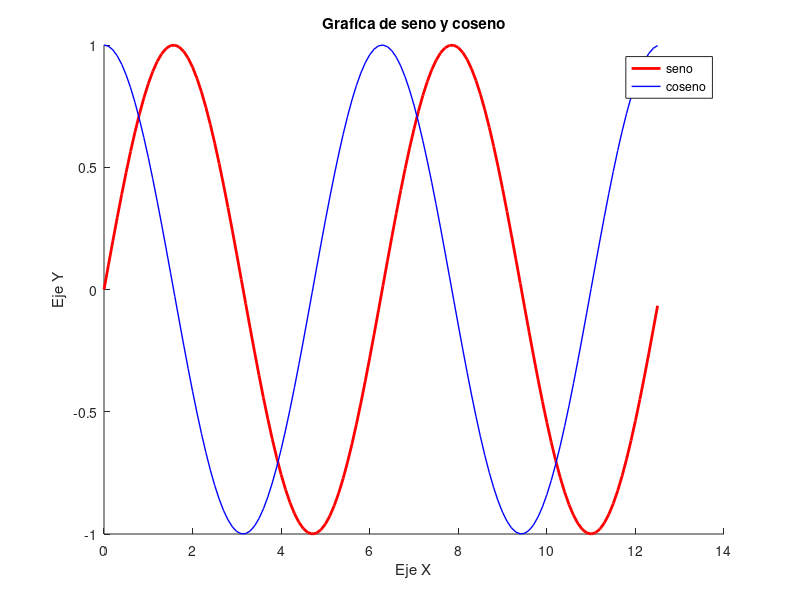

Write MATLAB code to recreate this figure.
#Funciones
#h = hipotenusa(3, 4)
##[h, angle] = hipotenusa(3, 4)

##x = [-3:0.1:1];
#Una alternativa a este comando es: linspace(inicio, final, cantidad_puntos)
##x = linspace(-3, 1, 50)
##plot(x, funcion(x), 'color', 'red', 'LineStyle', ':');
##title('Titulo')
##xlabel('etiqueta x')
##ylabel('etiqueta y')

#Para ploteos discretos se utiliza la funcion stem
##stem(x, funcion(x), 'color', 'red', 'LineStyle', ':');
##legend('funcion')

#Graficacion de funciones seno y coseno de forma simultanea
x = [0:0.1:4*pi];
y1 = sin(x);
y2 = cos(x);
hold on; #Para que no plotee hasta finalizar
p1 = plot(x, y1);
p2 = plot(x, y2);
set(p1, 'Color', 'red', 'LineWidth', 2)
set(p2, 'Color', 'blue', 'LineWidth', 1)
xlabel('Eje X');
ylabel('Eje Y');
title('Grafica de seno y coseno');
legend('seno', 'coseno');
hold off;
